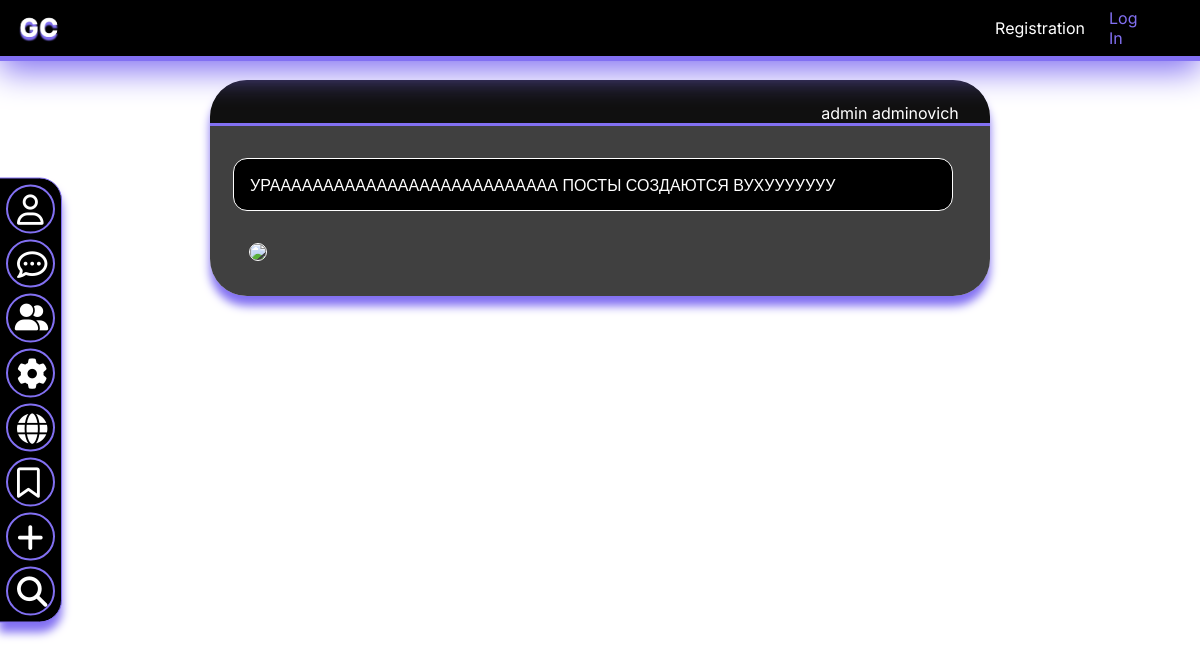
/post/13, run on an earlier commit of the app's database.
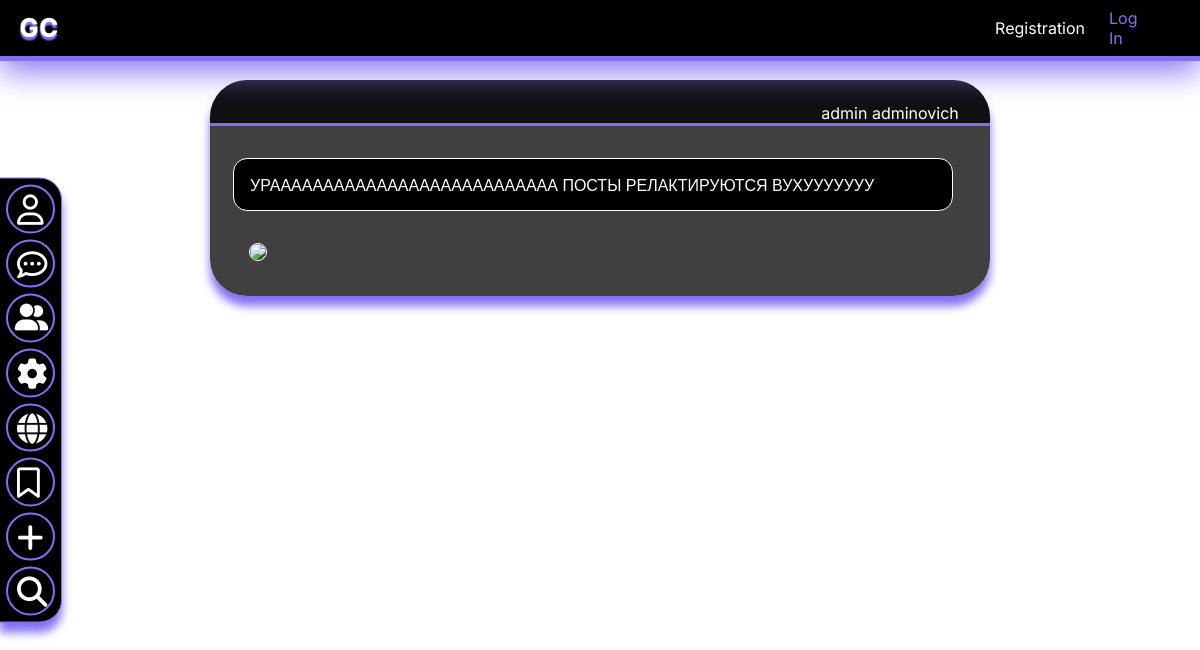
And on a later commit of the database.
### main/models.py (models this page shows)
class Post(models.Model):
    author = models.ForeignKey(to=User,
                               on_delete=models.CASCADE,
                               verbose_name=_('author'))
    content = models.TextField(verbose_name=_('text content'))
    photo = models.ImageField(upload_to='images/post_attachments/',
                              blank=True,
                              null=True,
                              verbose_name=_('photo attachment'))
    date_create = models.DateTimeField(auto_now=True,
                                       verbose_name='date of creation')
    is_edited = models.BooleanField(default=False,
                                    verbose_name=_('is edited'))
    class Meta:
        verbose_name = _('post')
        verbose_name_plural = _('posts')

### main/views.py (the view)
# urls.py: path('post/<int:id>', main_views.post, name='post'),
def post(request, id: int):
    try:
        post = Post.objects.get(id=id)
        comments = Comment.objects.filter(post=post)
    except Post.DoesNotExist:
        return redirect('home')
    context = {}
    if request.method == 'POST':
        comment_form = CommentForm(request.POST)
        if comment_form.is_valid():
            comment_author = request.user
            comment_content = comment_form.data['content']
            comment = Comment(author=comment_author, post=post, content=comment_content)
            comment.save()
            context['form'] = CommentForm()
        else:
            context['form'] = comment_form
            context['message'] = 'Incorrect form, try again'
    else:
        context['form'] = CommentForm()
    context = {'post': {'id': post.id,
                        'author': {'name': get_profile(post.author).name + ' ' + get_profile(post.author).surname,
                                   'id':post.author.id,
                                   'link': f'/profile/{post.author.id}',
                                   },
                        'content': post.content,
                        'photo': post.photo,
                        'date': post.date_create,
                        },
               'comments': [{'author': get_profile(comment.author),
                             'content': comment.content,
                             'date': comment.date_create
                             } for comment in reversed(comments)],
               'form': context['form']
               }
    return render(request, 'post_template.html', context=context)

### main/context_processors.py (called while the page is built, shortened)
def get_self_profile(request):
    if request.user.is_authenticated:
        profile = Profile.objects.get(user=request.user)
    else:
        context = {'self_profile': {'id': -1,
                               'name': 'Anonymous',
                               'surname': 'Anonymous',
                               'full_name': 'Anonymous Anonymous',
                               'avatar': 'images/ANONYMOUS_AVATAR.png',
                               }}
        return context

### users/utils.py (called while the page is built)
def get_profile(user: User) -> Profile:
    profile = Profile.objects.get(user=user)
    return profile

### main/templates/post_template.html (shortened to what this page needs)
{% extends 'base.html' %}
{% load static %}
{% block style %}<link rel="stylesheet" href="{% static '/css/post_page.css' %}">{% endblock %}
{% block content %}
<div class = "post-box" style="margin-top:10vh;">
	<div class = "post-header">
		<a href="{{ post.author.link }}" class = "post-author">{{ post.author.name }}</a>
	</div>
	<div class = "text-wrap">
		<p class = "post-text"> {{ post.content }} </p>
		<div class = "img-marks"></div>
	</div>
	{% if post.photo %}
		<img src="{{ post.photo.url }}" class="post-image">
	{% endif %}
</div>
{% endblock %}

What changed in the data, as far as the page shows it:
changed Post: content "УРААААААААААААААААААААААААААА ПОСТЫ СОЗДАЮТСЯ ВУХУУУУУУУ" → "УРААААААААААААААААААААААААААА ПОСТЫ РЕЛАКТИРУЮТСЯ ВУХУУУУУУУ"
